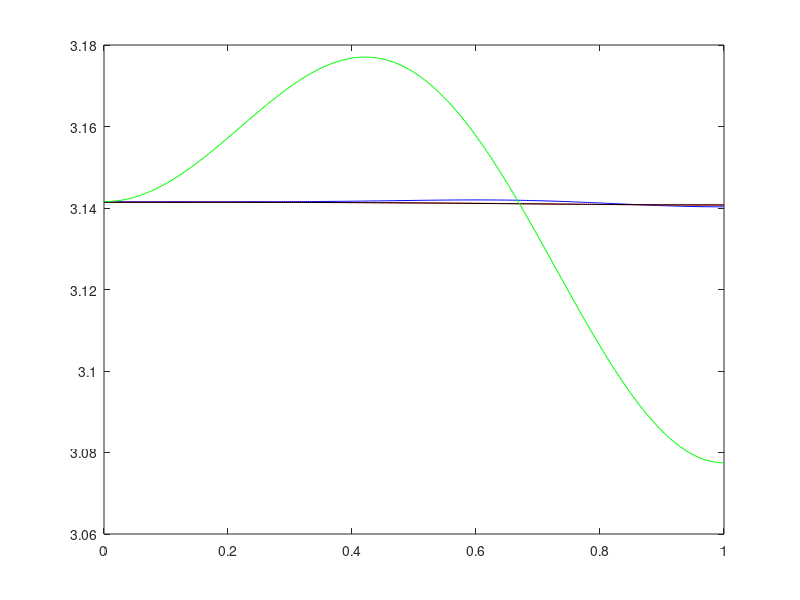

MATLAB code to generate this figure:
% To Design Band Stop/Band Reject Finite Impulse Response Filter 
% using window technique in MATLAB
% Name- Mishkat Ahmad Neyazi 
% Reg No.- 189402164 Sec- ECE-C Batch- C3
clc
wc1=input('Enter the lower cut off frequency');
wc2=input('Enter the upper cut off frequency');
N=input('Enter the filter order/filter length');
alpha=(N-1)/2;
delta=0.01;

%% Rectangular Window
n=0:1:N-1; % Casual, Filter Length N
hd=(sin((n-alpha+delta)*pi)+sin(wc1*(n-alpha+delta))-sin(wc2*(n-alpha+delta)))./(n-alpha+delta);  % Desired Filter Impulse Response-IIR Filter
h=hd; % FIR Filter After Truncation With Window FN-Impulse res or coeff
w=0:0.01:pi;
H=freqz(h,1,w); % Frequency Response
plot(w/pi,abs(H),'b')
hold on;

%% Haming Window
n=0:1:N-1; % Casual, Filter Length N
hd=(sin((n-alpha+delta)*pi)+sin(wc1*(n-alpha+delta))-sin(wc2*(n-alpha+delta)))./(n-alpha+delta); % Desired Filter Impulse Response-IIR Filter
wn=0.54-0.46*cos((2*n*pi)/(N-1)); % Hamming Window Function
h=hd.*wn; % FIR Filter After Truncation With Window FN-Impulse res or coeff
w=0:0.01:pi;
H=freqz(h,1,w); % Frequency Response
plot(w/pi,abs(H),'r')
hold on;

%% Hanning Window
n=0:1:N-1; % Casual, Filter Length N
hd=(sin((n-alpha+delta)*pi)+sin(wc1*(n-alpha+delta))-sin(wc2*(n-alpha+delta)))./(n-alpha+delta);  % Desired Filter Impulse Response-IIR Filter
wn=0.5-0.5*cos((2*n*pi)/(N-1)); % Hanning Window Function
h=hd.*wn; % FIR Filter After Truncation With Window FN-Impulse res or coeff
w=0:0.01:pi;
H=freqz(h,1,w); % Frequency Response
plot(w/pi,abs(H),'k')
hold on;

%% Bartlett Window
n=0:1:N-1; % Casual, Filter Length N
hd=(sin((n-alpha+delta)*pi)+sin(wc1*(n-alpha+delta))-sin(wc2*(n-alpha+delta)))./(n-alpha+delta); % Desired Filter Impulse Response-IIR Filter
wn=1-(2*(n-(N-1)/2)/(N-1)); % Bartlett Window Function
h=hd.*wn; % FIR Filter After Truncation With Window FN-Impulse res or coeff
w=0:0.01:pi;
H=freqz(h,1,w); % Frequency Response
plot(w/pi,abs(H),'g')
hold on;
